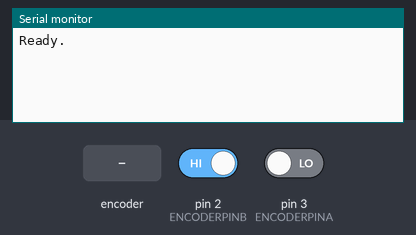
Bench run of a sketch on a simulated Arduino Uno, built with avr-gcc and run on an emulated ATmega328P. On the bench: the last lines printed to the serial monitor. Inputs (shaded band) come from the test bench; at power-on: pin 2 (ENCODERPINB) HIGH, pin 3 (ENCODERPINA) LOW.

Above: at 1.2 s.
1.3 s: rotary encoder on pin 3 (ENCODERPINA) / pin 2 (ENCODERPINB) turned 1 step (first pin leading)
At 2.2 s:
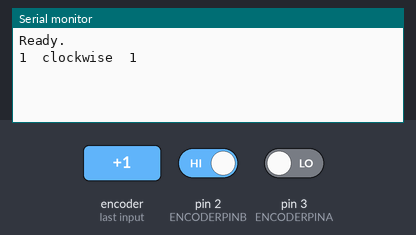
3.0 s: rotary encoder on pin 3 (ENCODERPINA) / pin 2 (ENCODERPINB) turned 2 steps (second pin leading)
At 4.6 s:
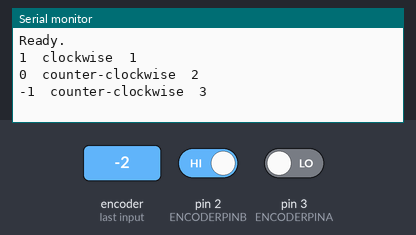

Measured:
- after the input at 1.3 s, the serial monitor: prints a new line after 0.05 s (image 1)
- after the input at 3.0 s, the serial monitor: prints a new line after 0.08 s (image 2)

The sketch:

encoder.ino
```cpp
#define ENCODERPINA 3
#define ENCODERPINB 2
#define CPR 1024
#define CLOCKWISE 1
#define COUNTER_CLOCKWISE 2
#define PRINT_POS 0

// variables modified by interrupt handler must be declared as volatile
volatile long encoderPosition=0;
volatile long interruptsReceived=0;

// track direction: 0 = counter-clockwise; 1 = clockwise
short currentDirection=CLOCKWISE;

// track last position so we know whether it's worth printing new output
long previousPosition=0;

void onInterrupt(){

  // read both inputs
  int a = digitalRead(ENCODERPINA);
  int b = digitalRead(ENCODERPINB);

  if(a==b){
    // b is leading a (counter-clockwise)
    encoderPosition--;
    currentDirection = COUNTER_CLOCKWISE;
  }
  else{
    // a is leading b (clockwise)
    encoderPosition++;
    currentDirection = CLOCKWISE;
  }

  encoderPosition = encoderPosition % CPR;
  interruptsReceived++;
}

void setup() {

  // inputs
  pinMode(ENCODERPINA,INPUT);
  pinMode(ENCODERPINB,INPUT);

  // interrupts
  attachInterrupt(digitalPinToInterrupt(ENCODERPINA),onInterrupt,RISING);
//  attachInterrupt(digitalPinToInterrupt(ENCODERPINB),onInterrupt,RISING);

  // enable diagnostic output
  Serial.begin(9600);
  Serial.println("\n\n");
  Serial.println("Ready.");

}

void loop() {

  if(((encoderPosition - previousPosition)>PRINT_POS) || ((previousPosition-encoderPosition)>PRINT_POS)){
    Serial.print(encoderPosition,DEC);
    Serial.print("\t");
    Serial.print(currentDirection == CLOCKWISE ? "clockwise" : "counter-clockwise");
    Serial.print("\t");
    Serial.println(interruptsReceived, DEC);
    previousPosition = encoderPosition;
  }

}
```
